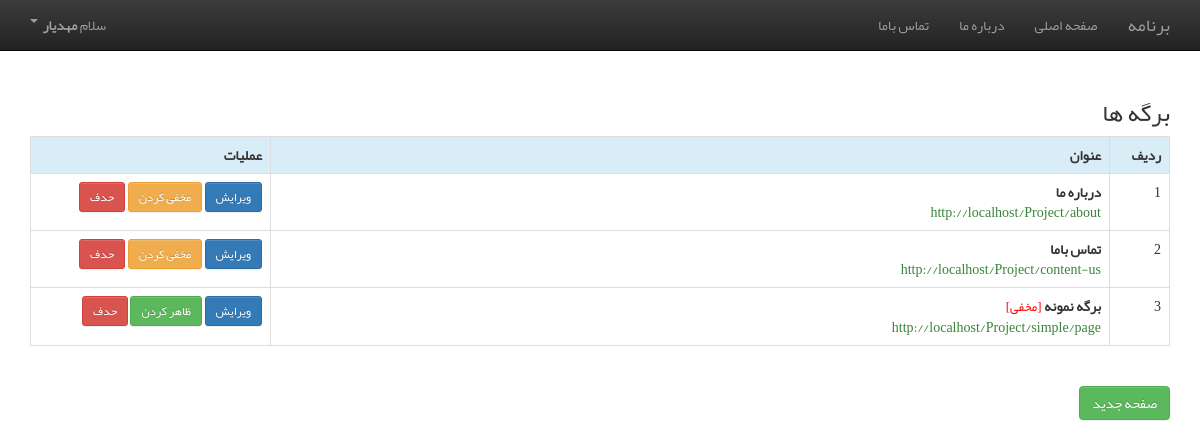
The app's page /Project/info (signed in) with its own data.
### tables this page shows
CREATE TABLE IF NOT EXISTS `pages` (
  `id` int UNSIGNED NOT NULL AUTO_INCREMENT,
  `title` varchar(200) NOT NULL,
  `slug` varchar(100) NOT NULL,
  `content` text NOT NULL,
  `hidden` int NOT NULL DEFAULT '0',
  PRIMARY KEY (`id`),
  UNIQUE KEY `slug` (`slug`) USING BTREE
);

CREATE TABLE IF NOT EXISTS `users` (
  `id` int NOT NULL AUTO_INCREMENT,
  `username` text NOT NULL,
  `password` text NOT NULL,
  `firstname` text NOT NULL,
  `lastname` text NOT NULL,
  PRIMARY KEY (`id`)
);

### Project/index.php (called while the page is built, shortened)
<?php
    CheckPreviousLogin();
    LoadPage();

### Project/lib/function.php (called while the page is built, shortened)
<?php
    function SetUrl ($path = null) {
        if(!$path || $path == '/'){
            return SITE_URL;
        }
        return SITE_URL . $path;
    }

### Project/lib/authentication.php (called while the page is built, shortened)
<?php
    $CurrentUser = null;
    $CurrentUserID = null;
    function GetCurrentUser() {
        global $CurrentUser;
        return $CurrentUser;
    }
    function UserLoggenIn() {
        global $CurrentUserID;
        if ($CurrentUserID){
            return true;
        }
        return false;
    }
    function CheckPreviousLogin() {
        $username = $_SESSION['username'];
        $user = GetUser($username);
        if($user) {
            $CurrentUser = $user;
            $CurrentUserID = $user['id'];
        }
    }

### Project/lib/user.php (called while the page is built, shortened)
<?php
    function GetUser ($username) {
        global $db;
        $result = $db -> query("
            SELECT *
            FROM users
            WHERE username = '$username'
        ");
        $row = $result -> fetch_assoc();
        return $row;
    }

### Project/template/module/info.php (the view, shortened to what this page needs)
<?php
    function GetContent (){     ?>
        <h3>برگه ها</h3>
        <table class="table table-bordered table-hover">
            <tr class="info">
                <th style="width: 60px;">ردیف</th>
                <th>عنوان</th>
                <th style="width: 240px;">عملیات</th>
            </tr>
            <?php
                $pages = GetAllPages(true);
                $counter = 0;
                foreach ($pages as $page) {
                    $id = $page['id'];
                    $title = $page['title'];
                    $hidden = $page['hidden'];
                    ?>
                    <tr>
                        <td>
                            <?php echo ++$counter; ?>
                        </td>
                        <td>
                            <?php echo "<strong>$title</strong>"; ?>
                            <?php if ($hidden): ?>
                                <span style="font-size: small; color: red;">
                                    [مخفی]
                                </span>
                            <?php endif; ?>
                            <br>
                            <span style="color: #398439;">
                                <?php echo GetPageURL($id); ?>
                            </span>
                        </td>
                        <td>
                            <a class="btn btn-sm btn-primary" href="<?php echo GetPageEditURL($id); ?>">
                                ویرایش
                            </a>
                            <?php if ($hidden): ?>
                                <a class="btn btn-sm btn-success" href="<?php echo GetPageunHideURL($id); ?>">
                                    ظاهر کردن
                                </a>
                            <?php else: ?>
                                <a class="btn btn-sm btn-warning" href="<?php echo GetPageHideURL($id); ?>">
                                    مخفی کردن
                                </a>
                            <?php endif; ?>
                            <a class="btn btn-sm btn-danger" href="<?php echo GetPageDeleteURL($id); ?>">
                                حدف
                            </a>
                        </td>
                    </tr>
                    <?php
                }
            ?>
        </table>
        <br>
        <a class="btn btn-success" href="<?php echo SetUrl('new'); ?>">
            صفحه جدید
        </a>
    <?php }

### Project/template/header.php (shortened to what this page needs)
<!DOCTYPE html>
<html lang="fa">
    <head>
        <link rel="stylesheet" href="<?php echo SITE_URL;  ?>includes/bootstrap/css/bootstrap-rtl-theme.css">
        <link rel="stylesheet" href="<?php echo SITE_URL;  ?>includes/bootstrap/css/bootstrap-rtl.css">
        <link rel="stylesheet" href="<?php echo SITE_URL;  ?>styles.css">
    </head>
    <body>
        <?php include_once ('nav.php'); ?>
        <div class="container">

### Project/template/nav.php (shortened to what this page needs)
<nav class="navbar navbar-inverse navbar-fixed-top">
    <div class="container">
        <div class="navbar-header">
            <a class="navbar-brand" href="<?php echo SetUrl() ?>">
                <?php echo APP_TITLE; ?>
            </a>
        </div>
        <div id="navbar" class="collapse navbar-collapse">
            <ul class="nav navbar-nav">
                <li><a href="<?php echo SetUrl() ?>">صفحه اصلی</a></li>
                <?php DispalyPageList(false); ?>
            </ul>
            <ul class="nav navbar-nav navbar-right">
                <?php if(UserLoggenIn()): ?>
                    <li class="dropdown">
                        <a href="#" class="dropdown-toggle" data-toggle="dropdown" role="button" aria-haspopup="true" aria-expanded="false">
                            سلام
                            <?php $CurrentUser = GetCurrentUser(); ?>
                            <strong><?php echo $CurrentUser['firstname']; ?></strong>
                            <span class="caret"></span>
                        </a>
                    </li>
                <?php else: ?>
                    <li><a href="<?php echo SetUrl('login') ?>">ورود</a></li>
                <?php endif; ?>
            </ul>
        </div>
    </div>
</nav>

### Project/lib/pages.php (shortened to what this page needs)
<?php
    function GetAllPages ($include_hidden = false){
        global $db;
        if ($include_hidden){
            $result = $db -> query("
                SELECT *
                FROM Pages
            ");
        } else {
            $result = $db -> query("
                SELECT *
                FROM Pages
                WHERE hidden = 0
            ");
        }
        $pages = array();
        while($row = $result -> fetch_assoc()){
            $pages[] = $row;
        }
        return $pages;
    }
    function GetPage ($id) {
        global $db;
        $result = $db -> query("
            SELECT *
            FROM Pages
            WHERE id = '$id'
        ");
        $row = $result -> fetch_assoc();
        return $row;
    }
    function GetPageSlug ($id){
        $page = GetPage($id);
        return $page['slug'];
    }
    function GetPageURL ($id){
        $slug = GetPageSlug($id);
        return SetUrl($slug);
    }
    function GetPageEditURL ($id){
        return SetUrl("edit?id=$id");
    }
    function GetPageHideURL ($id){
        return SetUrl("info?action=hide&id=$id");
    }
    function GetPageunHideURL ($id){
        return SetUrl("info?action=unhide&id=$id");
    }
    function GetPageDeleteURL ($id){
        return SetUrl("info?action=delete&id=$id");
    }
    function DispalyPageList ($add_ul = true){
        $pages = GetAllPages();
        foreach ($pages as $page){
            $url = GetPageURL($page['id']);
            $title = $page['title'];
            echo "<li>";
            echo '<a href="'.$url.'">'.$title.'</a>';
            echo "</li>";
        }
    }

### Project/lib/page.php (shortened to what this page needs)
<?php
    function RenderPage (){
        include_once('template/header.php');
        if(function_exists('GetContent')){
            GetContent();
        }
        include_once('template/footer.php');
    }
    function LoadPage (){
        RenderPage();
    }
            ?>

### Project/template/footer.php (shortened to what this page needs)
        </div>
    </body>
</html>

### Project/styles.css (style rules this page uses)
* { font-family: Yekan, Tahoma ; }
html { position: relative; min-height: 100%; }
body { padding-top: 80px; padding-bottom: 60px; }

### records on screen
pages: title "درباره ما", GetPageURL($id) "http://localhost/Project/about"
pages: title "تماس باما", GetPageURL($id) "http://localhost/Project/content-us"
users: firstname "مهدیار"
pages: title "برگه نمونه", hidden "[مخفی]", GetPageURL($id) "http://localhost/Project/simple/page"

### other values on screen
APP_TITLE "برنامه"
